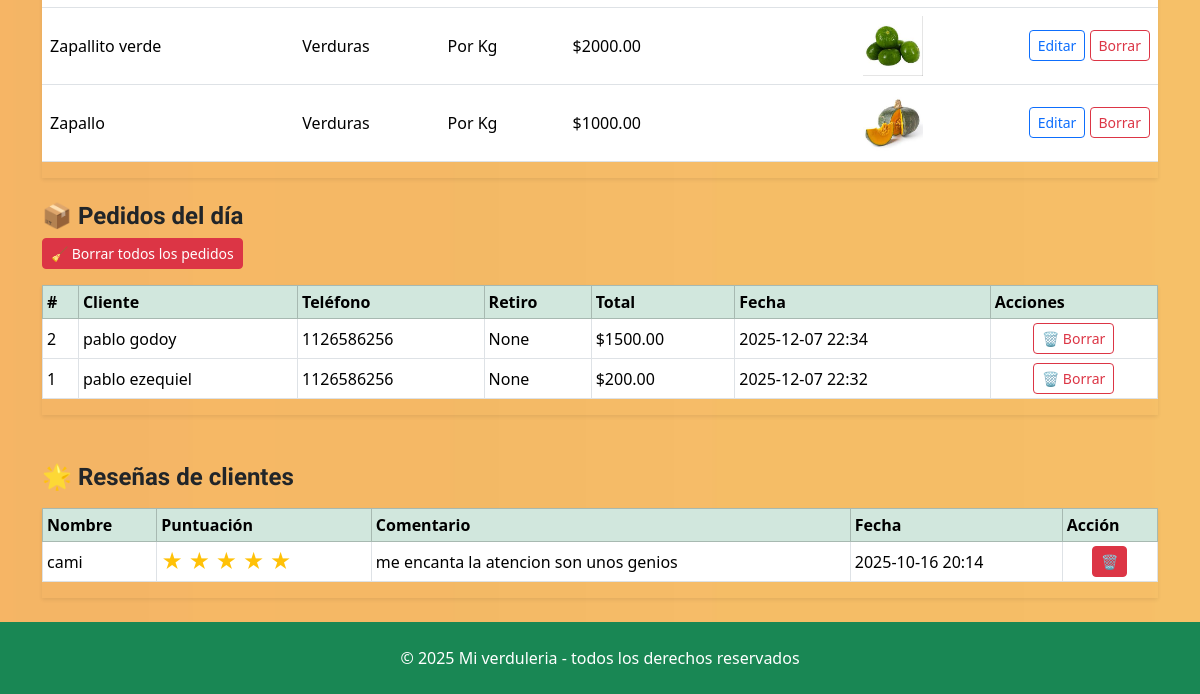
Before: /admin (signed in, lower part) with the older database file.
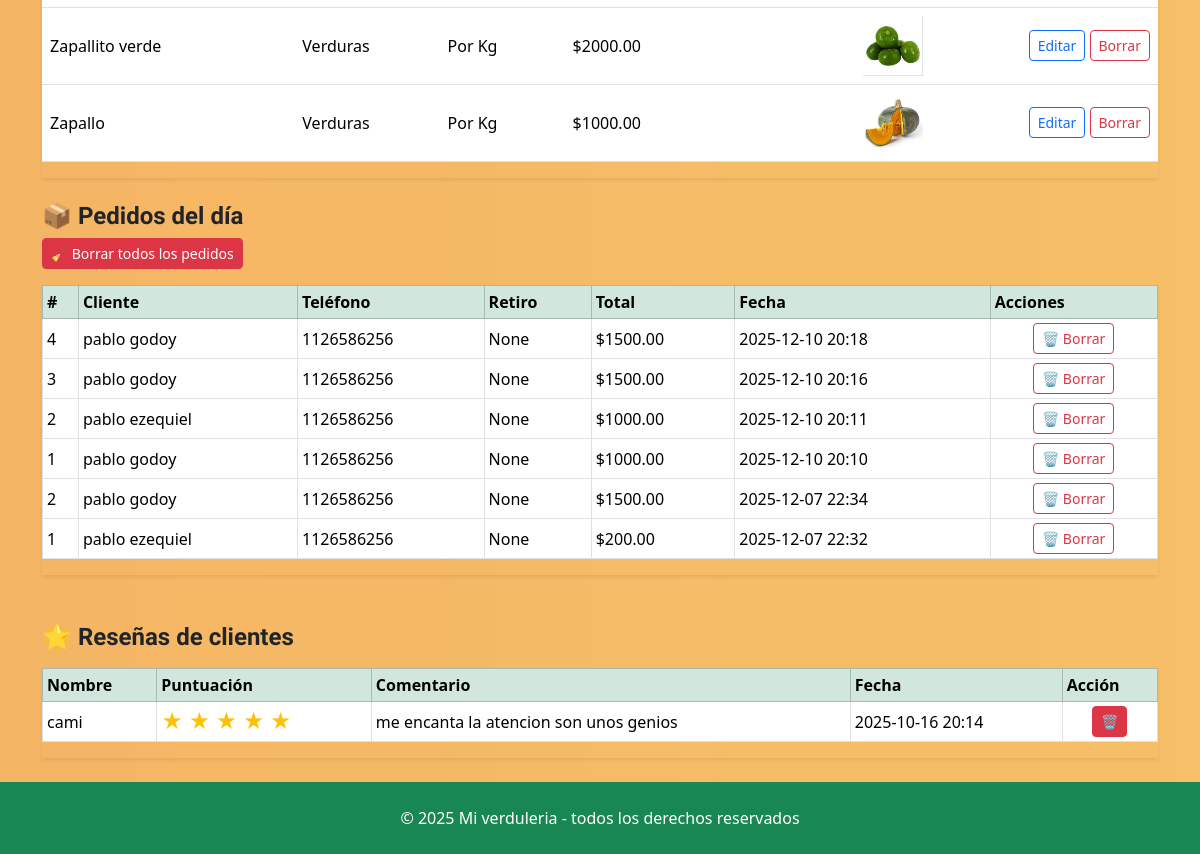
After: the same page with the newer database file.
### tables this page shows
CREATE TABLE products(
            id INTEGER PRIMARY KEY AUTOINCREMENT,
            name TEXT NOT NULL,
            category TEXT NOT NULL,
            kind TEXT NOT NULL,         -- 'kg' o 'unit'
            price REAL NOT NULL,        -- $ por Kg o por Unidad
            promo_qty REAL,             -- cantidad promo (ej 2.0 kg o 3.0 uni)
            promo_price REAL,           -- precio promo total
            image TEXT                  -- ruta imagen (static)
        );

CREATE TABLE orders(
                    id INTEGER PRIMARY KEY AUTOINCREMENT,
                    number INTEGER NOT NULL,
                    created_at TEXT NOT NULL,
                    customer_name TEXT,
                    phone TEXT,
                    pickup_time TEXT,
                    note TEXT,
                    payment TEXT,
                    total REAL NOT NULL
                , payment_method TEXT, payment_mode TEXT, place TEXT, delivery_address TEXT, status TEXT DEFAULT 'pendiente');

CREATE TABLE reviews(
            id INTEGER PRIMARY KEY AUTOINCREMENT,
            name TEXT,
            rating INTEGER,
            comment TEXT,
            created_at TEXT
        );

### app.py (the view)
@app.route("/admin")
def admin():
    if not session.get("is_admin"):
        return redirect(url_for("login_admin"))
    with db() as con:
        productos = [dict(r) for r in con.execute("SELECT * FROM products ORDER BY category, name")]
        pedidos = [dict(r) for r in con.execute("SELECT * FROM orders ORDER BY id DESC LIMIT 20")]
        reseñas = [dict(r) for r in con.execute("SELECT * FROM reviews ORDER BY id DESC LIMIT 20")]
    return render_template("admin.html", products=productos, orders=pedidos, reseñas=reseñas, mode="list")

### app.py (called while the page is built)
def decimal_a_fraccion(valor):
    try:
        fr = Fraction(valor).limit_denominator(4)
        return str(fr.numerator) if fr.denominator == 1 else f"{fr.numerator}/{fr.denominator}"
    except Exception:
        return str(valor)

def db():
    con = sqlite3.connect(DB_PATH)
    con.row_factory = sqlite3.Row
    return con

### templates/admin.html (shortened to what the changed rows need)
{% extends "base.html" %}
{% block content %}
{% if mode == 'login' %}
<div class="row justify-content-center">
  <div class="col-12 col-sm-7 col-lg-5">
    <div class="card shadow-sm">
      <div class="card-header bg-success text-white text-center">
        Ingreso Admin
      </div>
      <form method="post" class="card-body">
        <label class="form-label">PIN</label>
        <input name="pin" type="password" class="form-control" required>
        <button class="btn btn-success mt-3 w-100">Entrar</button>
      </form>
    </div>
  </div>
</div>
{% else %}
<div class="table-responsive shadow-sm">
  <table class="table align-middle">
    <tbody>
      {% for p in products %}
      <tr>
        <td>{{ p.name }}</td>
        <td>{{ p.category }}</td>
        <td>{{ 'Por Kg' if p.kind == 'kg' else 'Por Unidad' }}</td>
        <td>${{ '%.2f'|format(p.price) }}</td>
        <td>
        </td>
        <td class="align-middle">
          {% set img = p.image %}
          {% if img %}
            {% if img.startswith('http') %}
              <img src="{{ img }}" alt="{{ p.name }}" style="height:60px; width:auto; object-fit:contain;">
            {% else %}
              {% if '/' not in img %}
                <img src="{{ url_for('static', filename='img/' ~ img) }}" alt="{{ p.name }}" style="height:60px; width:auto; object-fit:contain;">
              {% elif img.startswith('img/') %}
                <img src="{{ url_for('static', filename=img) }}" alt="{{ p.name }}" style="height:60px; width:auto; object-fit:contain;">
              {% elif img.startswith('static/') %}
                <img src="{{ url_for('static', filename=img[7:]) }}" alt="{{ p.name }}" style="height:60px; width:auto; object-fit:contain;">
              {% else %}
                <img src="{{ url_for('static', filename=img) }}" alt="{{ p.name }}" style="height:60px; width:auto; object-fit:contain;">
              {% endif %}
            {% endif %}
          {% else %}
            <img src="{{ url_for('static', filename='img/placeholder.jpg') }}" alt="sin imagen" style="height:60px; width:auto; object-fit:contain;">
          {% endif %}
        </td>
        <td class="text-end">
          <a class="btn btn-sm btn-outline-primary" href="{{ url_for('admin_edit', pid=p.id) }}">Editar</a>
          <form method="post" action="{{ url_for('admin_delete', pid=p.id) }}" class="d-inline"
                onsubmit="return confirm('¿Borrar producto?')">
            <button class="btn btn-sm btn-outline-danger">Borrar</button>
          </form>
        </td>
      </tr>
      {% else %}
      <tr>
        <td colspan="7" class="text-center text-muted">No hay productos cargados.</td>
      </tr>
      {% endfor %}
    </tbody>
  </table>
</div>
<div class="table-responsive shadow-sm">
  <table class="table table-bordered table-sm align-middle">
    <thead class="table-success">
      <tr>
        <th>#</th>
        <th>Cliente</th>
        <th>Teléfono</th>
        <th>Retiro</th>
        <th>Total</th>
        <th>Fecha</th>
        <th>Acciones</th>
      </tr>
    </thead>
    <tbody>
      {% for o in orders %}
      <tr>
        <td>{{ o.number }}</td>
        <td>{{ o.customer_name }}</td>
        <td>{{ o.phone }}</td>
        <td>{{ o.pickup_time }}</td>
        <td>${{ '%.2f'|format(o.total) }}</td>
        <td>{{ o.created_at }}</td>
        <td class="text-center">
          <form method="post" action="{{ url_for('eliminar_pedido', order_id=o.id) }}" style="display:inline;">
            <button type="submit" class="btn btn-outline-danger btn-sm"
                    onclick="return confirm('¿Seguro que querés eliminar este pedido?')">
              🗑️ Borrar
            </button>
          </form>
        </td>
      </tr>
      {% else %}
      <tr>
        <td colspan="7" class="text-center text-muted">No hay pedidos hoy.</td>
      </tr>
      {% endfor %}
    </tbody>
  </table>
</div>
<div class="table-responsive shadow-sm">
  <table class="table table-bordered table-sm align-middle">
    <thead class="table-success">
      <tr>
        <th>Nombre</th>
        <th>Puntuación</th>
        <th>Comentario</th>
        <th>Fecha</th>
        <th>Acción</th>
      </tr>
    </thead>
    <tbody>
      {% for r in reseñas %}
      <tr>
        <td>{{ r.name or 'Anónimo' }}</td>
        <td>
          <span style="color:#ffc107; font-size:1.3em;">
            {% for i in range(1,6) %}
              {% if i <= r.rating %}
                &#9733;
              {% else %}
                <span style="color:#ccc;">&#9733;</span>
              {% endif %}
            {% endfor %}
          </span>
        </td>
        <td>{{ r.comment }}</td>
        <td>{{ r.created_at }}</td>
        <td class="text-center">
          <form action="{{ url_for('eliminar_resena', review_id=r.id) }}" method="post" style="display:inline;">
            <button class="btn btn-sm btn-danger"
                    onclick="return confirm('¿Eliminar esta reseña?')">🗑️</button>
          </form>
        </td>
      </tr>
      {% else %}
      <tr>
        <td colspan="5" class="text-center text-muted">No hay reseñas aún.</td>
      </tr>
      {% endfor %}
    </tbody>
  </table>
</div>
{% endif %}
{% endblock %}

Changed rows visible on the page:
added orders: number "4", customer_name "pablo godoy", phone "1126586256", pickup_time "None", total "1500.00", created_at "2025-12-10 20:18"
added orders: number "3", customer_name "pablo godoy", phone "1126586256", pickup_time "None", total "1500.00", created_at "2025-12-10 20:16"
added orders: number "2", customer_name "pablo ezequiel", phone "1126586256", pickup_time "None", total "1000.00", created_at "2025-12-10 20:11"
added orders: number "1", customer_name "pablo godoy", phone "1126586256", pickup_time "None", total "1000.00", created_at "2025-12-10 20:10"
